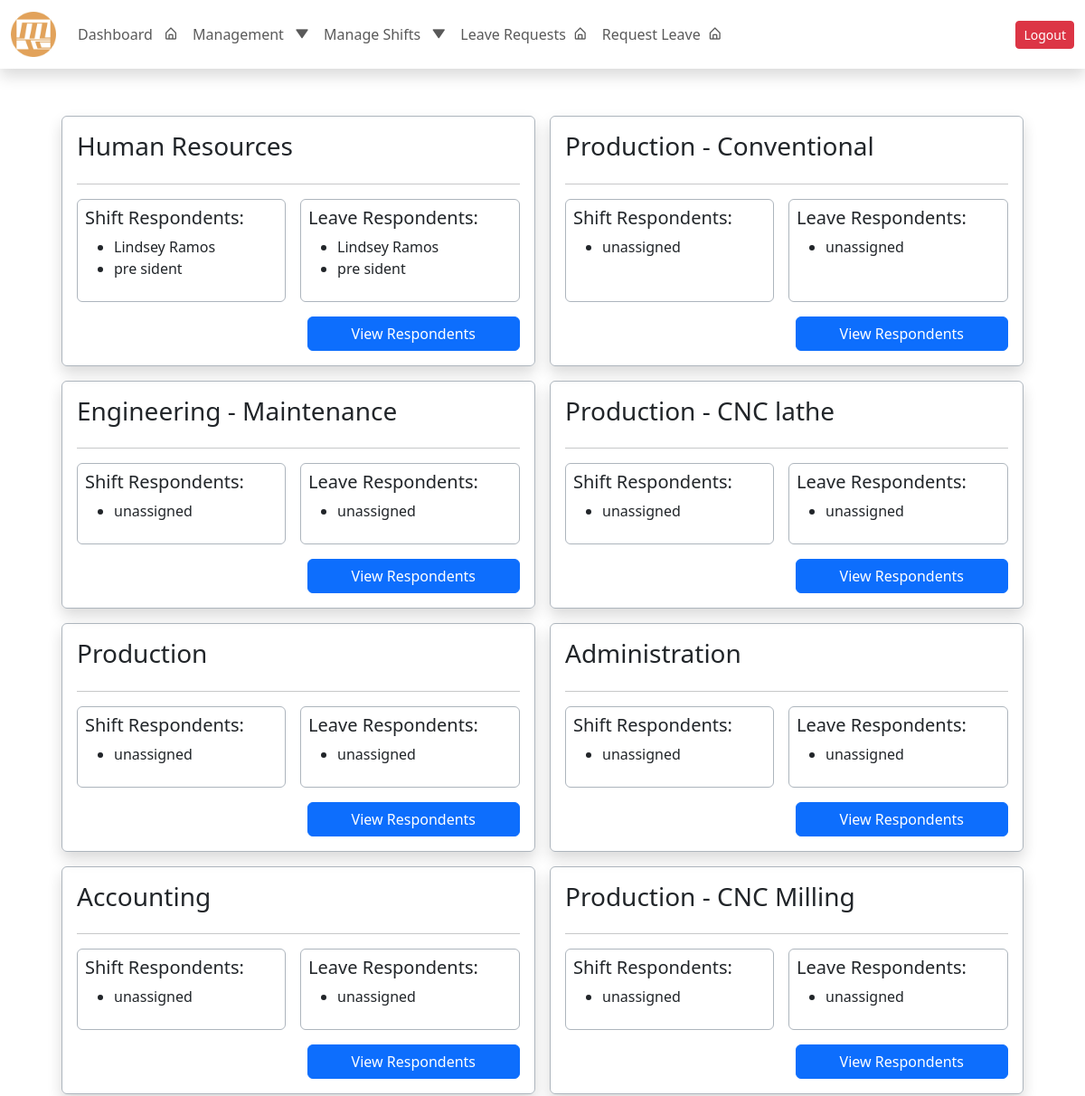
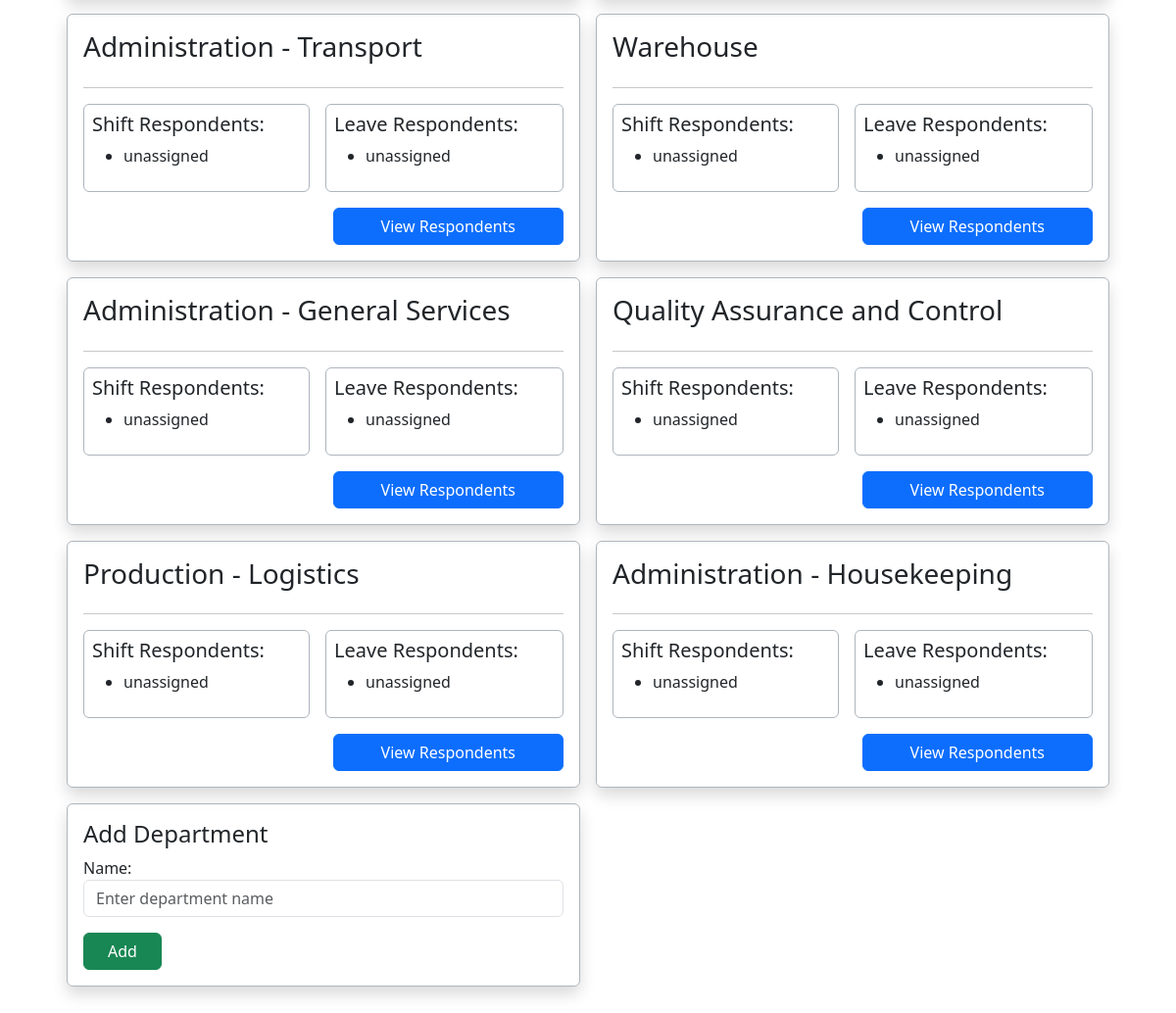
/employee/view_dep/ (signed in), run on the app's committed database (2 pictures, top to bottom).
### core/models.py (models this page shows, shortened)
class Department(models.Model):
    name = models.CharField(max_length=255, unique=True)
    leave_respondents = models.ManyToManyField(
        'Employee',
        related_name='leave_departments',
        blank=True,
        limit_choices_to={'department__isnull': False}
    )
    shift_respondents = models.ManyToManyField(
        'Employee',
        related_name='shift_departments',
        blank=True,
        limit_choices_to={'department__isnull': False}
    )

class Employee(models.Model):
    SEX_CHOICES = [
        ('Male', 'Male'),
        ('Female', 'Female'),
        ('Other', 'Prefer not to Say'),
    ]
    ROLE_CHOICES = [
        ('Regular Employee', 'Regular Employee'),
        ('Department Head', 'Department Head'),
        ('Admin(HR)', 'Admin(HR)'),
        ('Supervisor', 'Supervisor'),
        ('President', 'President')
    ]
    employee_id = models.AutoField(primary_key=True)
    company_id = models.CharField(max_length=20, blank=False, unique=True)
    first_name = models.CharField(max_length=100, blank=False)
    middle_name = models.CharField(max_length=100, blank=True, null=True)
    last_name = models.CharField(max_length=100, blank=False)
    sex = models.CharField(max_length=20, choices=SEX_CHOICES, blank=False)
    role = models.CharField(max_length=20, choices=ROLE_CHOICES, default='Regular Employee', blank=False)
    department = models.ForeignKey(
        Department,
        related_name="employees",
        on_delete=models.SET_NULL,
        null=True,
        blank=True
    )
    contact_number = models.CharField(max_length=15, blank=False)
    date_employed = models.DateField()
    leave_credits = models.IntegerField(default=0, blank=False)
    leave_credits2 = models.IntegerField(default=0, blank=False)
    user_account = models.OneToOneField(User, on_delete=models.SET_NULL, null=True, blank=True, related_name='employee')
    class Meta:
        ordering = ['last_name', 'first_name']
        verbose_name = 'Employee'
        verbose_name_plural = 'Employees'
        db_table = 'employee_table'
        constraints = [
            models.CheckConstraint(
                check=models.Q(leave_credits__gte=0),
                name='positive_leave_credits',
            ),
        ]

### core/views.py (the view)
# urls.py: path('employee/view_dep/', views.view_departments, name='view_department_list'),
def view_departments(request):
    if request.method == 'POST':
        form = DepartmentCreateForm(request.POST)
        if form.is_valid():
            form.save()
            return redirect('view_department_list')  # Replace with your actual URL name
    else:
        form = DepartmentCreateForm()
    departments = Department.objects.all()
    return render(request, 'view_department_list.html', {
        'form': form,
        'departments': departments
    })

### core/forms.py
class DepartmentCreateForm(forms.ModelForm):
    class Meta:
        model = Department
        fields = ['name']
        widgets = {
            'name': forms.TextInput(attrs={
                'class': 'form-control',
                'placeholder': 'Enter department name'
            })
        }

### core/templates/view_department_list.html (shortened to what this page needs)
{% extends "base.html" %}
{% load static %}
{% block content %}
    <div class="row row-cols-2 px-5">
        {% for department in departments %}
            <div class="p-2 d-flex">
                <div class="d-flex flex-column border border-dark-subtle p-3 rounded shadow flex-grow-1">
                    <h3>{{ department.name }}</h3>
                    <hr>
                    <div class="d-flex flex-grow-1 gap-3">
                        <div class="flex-grow-1 border border-dark-subtle rounded p-2">
                            <h5>Shift Respondents:</h5>
                            {% if department.shift_respondents.exists %}
                                <ul>
                                    {% for respondent in department.shift_respondents.all %}
                                        <li>{{ respondent.first_name }} {{ respondent.last_name }}</li>
                                    {% endfor %}
                                </ul>
                            {% else %}
                            <ul>
                                <li>unassigned</li>
                        </ul>
                            {% endif %}
                        </div>
                        <div class="flex-grow-1 border border-dark-subtle rounded p-2">
                            <h5>Leave Respondents:</h5>
                            {% if department.leave_respondents.exists %}
                                <ul>
                                    {% for respondent in department.leave_respondents.all %}
                                        <li>{{ respondent.first_name }} {{ respondent.last_name }}</li>
                                    {% endfor %}
                                </ul>
                            {% else %}
                                <ul>
                                        <li>unassigned</li>
                                </ul>
                            {% endif %}
                        </div>
                    </div>
                    <a href="{% url 'department_respondents' department.id %}" class="btn btn-primary align-self-end px-5 mt-3">
                        View Respondents
                    </a>
                </div>
            </div>
        {% endfor %}
        <div class="p-2 d-flex gap-2">
            <div class="border border-dark-subtle flex-grow-1 rounded shadow p-3">
                <h4>Add Department</h4>
                <form method="post" novalidate>
                    <div class="mb-3">
                        {{ form.name.label_tag }}
                        {{ form.name }}
                    </div>
                    <button type="submit" class="btn btn-success px-4">Add</button>
                </form>
            </div>
        </div>
    </div>
{% endblock %}

### data on the page
Department: name "Human Resources"
Employee: first_name "Lindsey", last_name "Ramos"
Employee: first_name "pre", last_name "sident"
Department: name "Production - Conventional", shows "unassigned"
Department: name "Engineering - Maintenance", shows "unassigned"
Department: name "Production - CNC lathe", shows "unassigned"
Department: name "Production", shows "unassigned"
Department: name "Administration", shows "unassigned"
Department: name "Accounting", shows "unassigned"
Department: name "Production - CNC Milling", shows "unassigned"
Department: name "Administration - Transport", shows "unassigned"
Department: name "Warehouse", shows "unassigned"
Department: name "Administration - General Services", shows "unassigned"
Department: name "Quality Assurance and Control", shows "unassigned"
Department: name "Production - Logistics", shows "unassigned"
Department: name "Administration - Housekeeping", shows "unassigned"
